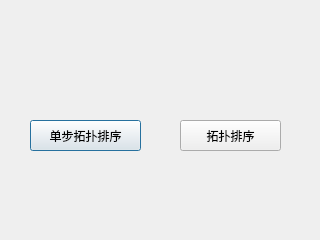
<?xml version="1.0" encoding="UTF-8"?>
<ui version="4.0">
 <class>TopoControl</class>
 <widget class="QDialog" name="TopoControl">
  <property name="geometry">
   <rect>
    <x>0</x>
    <y>0</y>
    <width>320</width>
    <height>240</height>
   </rect>
  </property>
  <property name="windowTitle">
   <string>Dialog</string>
  </property>
  <property name="modal">
   <bool>true</bool>
  </property>
  <widget class="QPushButton" name="pushButton">
   <property name="geometry">
    <rect>
     <x>30</x>
     <y>120</y>
     <width>111</width>
     <height>31</height>
    </rect>
   </property>
   <property name="text">
    <string>单步拓扑排序</string>
   </property>
  </widget>
  <widget class="QPushButton" name="pushButton_2">
   <property name="geometry">
    <rect>
     <x>180</x>
     <y>120</y>
     <width>101</width>
     <height>31</height>
    </rect>
   </property>
   <property name="text">
    <string>拓扑排序</string>
   </property>
  </widget>
 </widget>
 <resources/>
 <connections/>
</ui>
